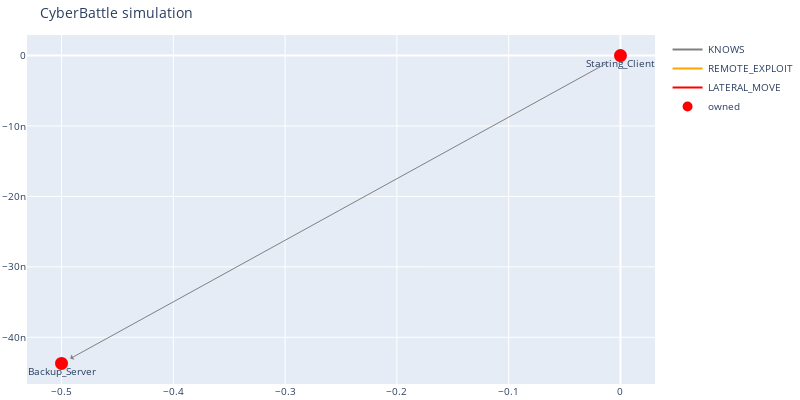

Here is the notebook cell this chart was saved with:
### Code cell
c2.run_attack("Starting_Client", "GetBackUpCredentials")
c2.run_attack("Starting_Client", "ReadSourceCode_LeakedNode")
# c2.run_attack("Starting_Client", "Trap")
c2.run_remote_attack("Starting_Client", "Backup_Server", "Remote")
plot()
print(env.network)
# c2.run_attack("Starting_client", "Trap")

### Figure 1 — Plotly figure (JSON) as saved in the notebook; plotly's stock layout.template omitted (floating-point values rounded to 4 significant figures)
{"data": [{"line": {"color": "gray"}, "mode": "lines", "name": "KNOWS", "type": "scatter", "x": [0], "y": [0]}, {"line": {"color": "orange"}, "mode": "lines", "name": "REMOTE_EXPLOIT", "type": "scatter", "x": [0], "y": [0]}, {"line": {"color": "red"}, "mode": "lines", "name": "LATERAL_MOVE", "type": "scatter", "x": [0], "y": [0]}, {"hoverinfo": "text", "marker": {"color": "#D32F2E", "line": {"color": "rgb(255,0,0)", "width": 8}, "size": 5, "symbol": "circle-dot"}, "mode": "markers+text", "name": "owned", "text": ["Starting_Client", "Backup_Server"], "textposition": "bottom center", "type": "scatter", "x": [0, -0.5], "y": [0, -4.371e-08]}, {"hoverinfo": "text", "marker": {"color": "#0e9d00", "line": {"color": "rgb(0,255,0)", "width": 8}, "size": 5, "symbol": "circle-dot"}, "mode": "markers+text", "name": "discovered", "text": [], "textposition": "bottom center", "type": "scatter", "x": [], "y": []}], "layout": {"annotations": [{"align": "center", "arrowcolor": "gray", "arrowhead": 1, "arrowsize": 1, "arrowwidth": 1, "ax": 0, "axref": "x", "ay": 0, "ayref": "y", "hovertext": "KNOWS", "opacity": 1, "showarrow": true, "standoff": 10, "startstandoff": 10, "x": -0.5, "xref": "x", "y": -4.371e-08, "yref": "y"}], "autosize": false, "font": {"size": 10}, "height": 400, "hovermode": "closest", "margin": {"b": 15, "l": 2, "r": 2, "t": 35}, "showlegend": true, "title": {"text": "CyberBattle simulation"}, "width": 800}}
